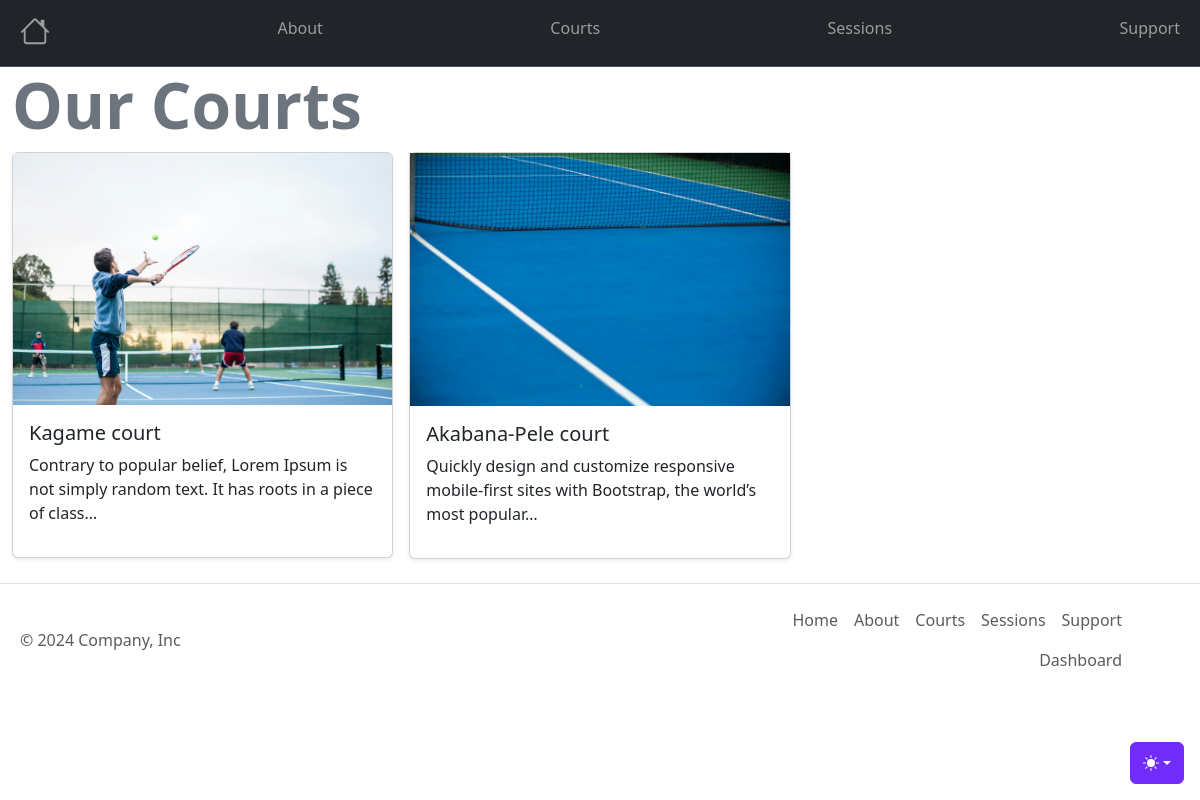
Before: /courts with the older database file.
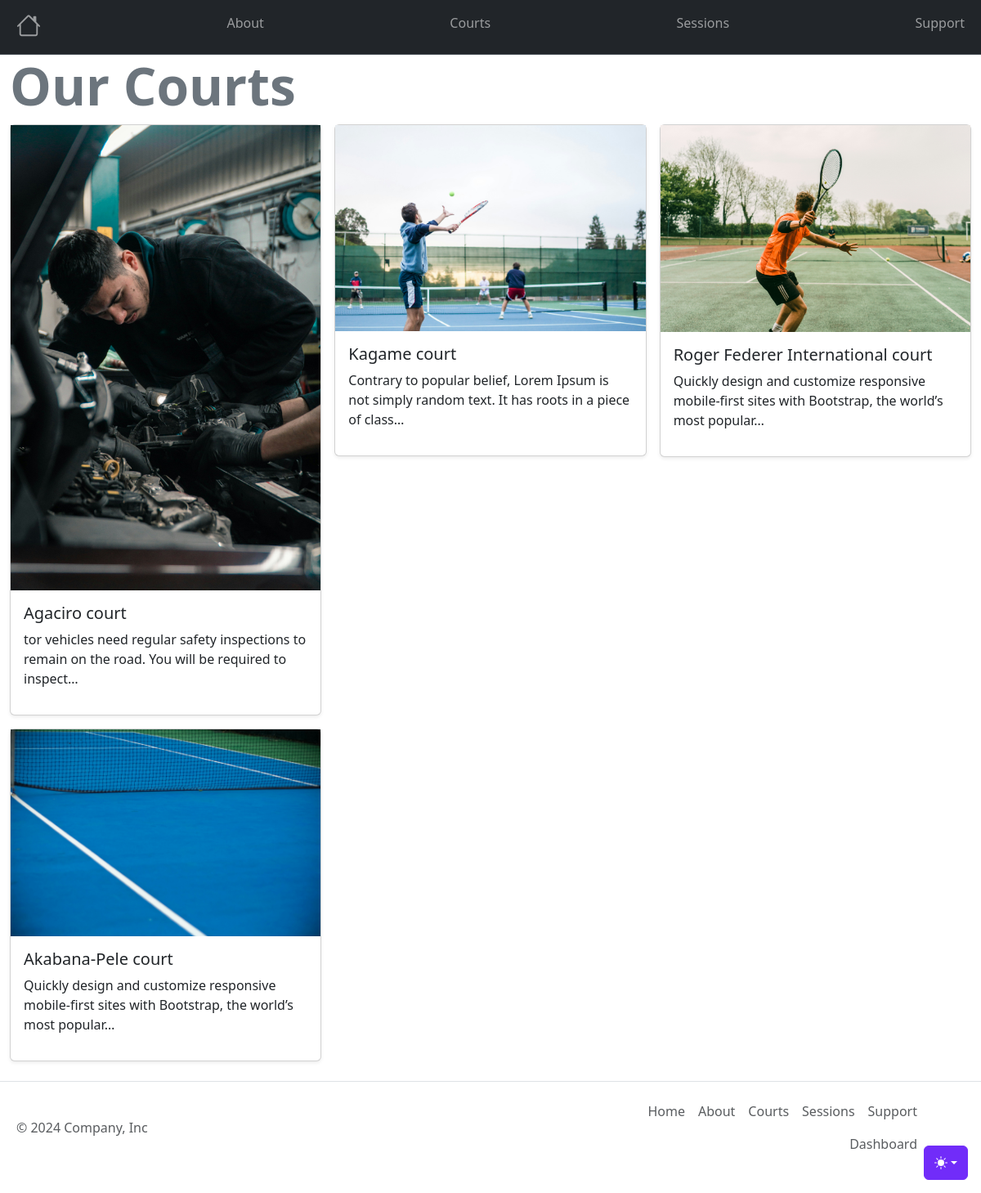
After: the same page with the newer database file.
### App/models.py (models this page shows, shortened)
class Court(models.Model):
    name = models.CharField(max_length=50, unique=True)
    court_type = models.CharField(max_length=20, choices=COURT_TYPES)
    court_location = models.CharField(max_length=20, choices=COURT_LOCATION)
    has_lighting = models.BooleanField(default=False)
    is_available = models.BooleanField(default=True)
    pre_image = models.ImageField(upload_to='img/upload', null=False)
    description = models.TextField(null=True);
    created_at = models.DateTimeField(auto_now_add=True)
    updated_at = models.DateTimeField(auto_now=True)
    class Meta:
        ordering = ['-created_at']

### App/views.py (the view)
# urls.py: path('courts', views.courts, name="courts"),
def courts(request):
   courts = Court.objects.filter(is_available=True)
   context = {'courts': courts}
   return render(request, 'courts.html', context)

### App/templates/App/courts.html
{% extends 'includes/main.html' %}
{% load static%}
{% block content %}
<div class="container">
    <h3 class="display-3 fw-bold text-secondary">Our Courts</h3>
    <div class="row row-cols-1 row-cols-sm-2 row-cols-md-3 g-3">
        {% for court in courts %}
        <div class="col">
            <a href="{% url 'court' court.id %}"  style="text-decoration: none;">
                <div class="card shadow-sm">
                    <img src="{{court.pre_image}}" alt="">
                    <div class="card-body">
                        <h5>{{ court.name }}</h5>
                        <p>{{court.description | truncatechars:100}}</p>
                    </div>
                </div>
            </a>
        </div>
        {% endfor %}
    </div>
</div>
<br>
{% endblock %}

Changed rows visible on the page:
added Court: pre_image (picture), name "Agaciro court", description "tor vehicles need regular safety inspections to remain on the road. You will be required to inspect…"
now on this page (row edited): Court: pre_image (picture), name "Roger Federer International court", description "Quickly design and customize responsive mobile-first sites with Bootstrap, the world’s most popular…"
